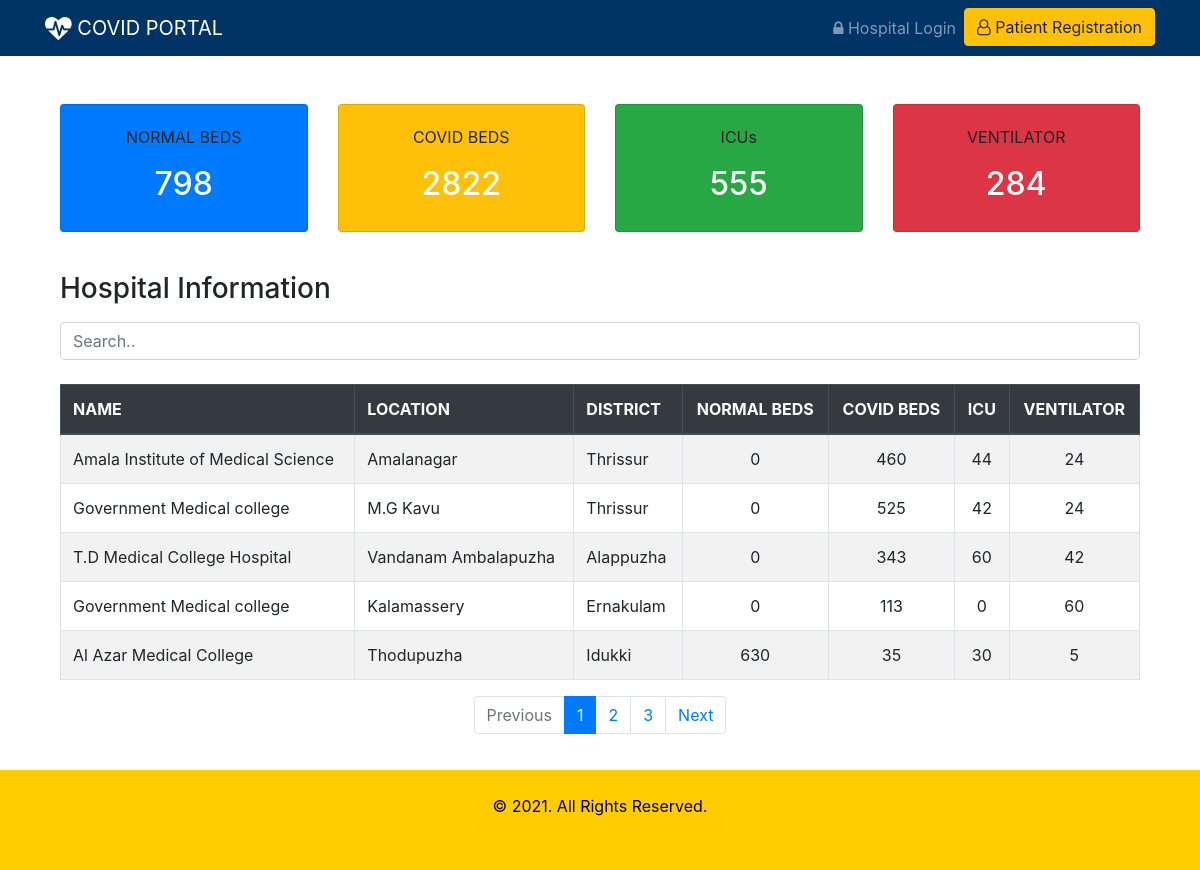
/beds/, run on the app's committed database.
### beds/models.py (models this page shows, shortened)
class Hospital(models.Model):
    sc = (
    ('gov', 'Government'),
    ('prv', 'Private')
    )
    name = models.CharField(max_length=50)
    location = models.CharField(max_length=50)
    district = models.CharField(max_length=2, choices=dt)
    phone = models.CharField(max_length=12)
    sector = models.CharField(max_length=3, choices=sc)
    covid_beds = models.IntegerField()
    normal_beds = models.IntegerField()
    icu_beds = models.IntegerField()
    ventilator = models.IntegerField()
    user = models.OneToOneField(User, on_delete=models.CASCADE)

### beds/views.py (the view)
# urls.py: path('', views.index, name='index'),
def index(request):
    normal_beds = Hospital.objects.aggregate(total=Sum('normal_beds'))
    covid_beds = Hospital.objects.aggregate(total=Sum('covid_beds'))
    icu = Hospital.objects.aggregate(total=Sum('icu_beds'))
    ventilator = Hospital.objects.aggregate(total=Sum('ventilator'))
    page = request.GET.get('page', 1)
    hospital_list = Hospital.objects.all()
    paginator = Paginator(hospital_list, 5)
    try:
        hospitals = paginator.page(page)
    except PageNotAnInteger:
        hospitals = paginator.page(1)
    except EmptyPage:
        hospitals = paginator.page(paginator.num_pages)
    context = {
        'normal_beds': normal_beds,
        'covid_beds': covid_beds,
        'icu': icu,
        'ventilator': ventilator,
        'hospitals': hospitals
    }
    return render(request, 'beds/summary.html', context)

### beds/templates/beds/summary.html (shortened to what this page needs)
{% extends 'beds/index.html' %}
{% block content %}
<div class="container mt-4 pt-4 pb-4">
  <div class="card-deck">
    <div class="card bg-primary">
      <div class="card-body text-center">
        <p class="card-text">NORMAL BEDS</p>
        <h2 class="text-white">{{ normal_beds.total }}</h2>
      </div>
    </div>
    <div class="card bg-warning">
      <div class="card-body text-center">
        <p class="card-text">COVID BEDS</p>
        <h2 class="text-white">{{ covid_beds.total }}</h2>
      </div>
    </div>
    <div class="card bg-success">
      <div class="card-body text-center">
        <p class="card-text">ICUs</p>
        <h2 class="text-white">{{ icu.total }}</h2>
      </div>
    </div>
    <div class="card bg-danger">
      <div class="card-body text-center">
        <p class="card-text">VENTILATOR</p>
        <h2 class="text-white">{{ ventilator.total }}</h2>
      </div>
    </div>
  </div>
</div>
<div class="container mt-3">
  <h3 class="mb-3">Hospital Information</h3>
  <input class="form-control" id="myInput" type="text" placeholder="Search..">
  <br>
  <table class="table table-bordered table-striped table-hover">
    <thead class="thead-dark">
      <tr>
        <th>NAME</th>
        <th>LOCATION</th>
        <th>DISTRICT</th>
        <th class="text-center">NORMAL BEDS</th>
        <th class="text-center">COVID BEDS</th>
        <th class="text-center">ICU</th>
        <th class="text-center">VENTILATOR</th>
      </tr>
    </thead>
    <tbody id="myTable">
      {% for hospital in hospitals %}
        <tr>
          <td>{{ hospital.name }}</td>
          <td>{{ hospital.location}}</td>
          <td>{{ hospital.get_district_display}}</td>
          <td class="text-center">{{ hospital.normal_beds}}</td>
          <td class="text-center">{{ hospital.covid_beds}}</td>
          <td class="text-center">{{ hospital.icu_beds}}</td>
          <td class="text-center">{{ hospital.ventilator}}</td>
        </tr>
      {% endfor %}
    </tbody>
  </table>
  {% if hospitals.has_other_pages %}
  <nav aria-label="Pagination">
    <ul class="pagination justify-content-center">
      {% if hospitals.has_previous %}
        <li class="page-item"><a class="page-link" href="?page={{ hospitals.previous_page_number }}">Previous</a></li>
      {% else %}
        <li class="page-item disabled"><a class="page-link" href="#" tabindex="-1">Previous</a></li>
      {% endif %}
      {% for i in hospitals.paginator.page_range %}
        {% if hospitals.number == i %}
          <li class="page-item active"><a class="page-link" href="#"><span>{{ i }} <span class="sr-only">(current)</span></span></a></li>
        {% else %}
          <li class="page-item"><a class="page-link" href="?page={{ i }}">{{ i }}</a></li>
        {% endif %}
      {% endfor %}
      {% if hospitals.has_next %}
        <li class="page-item"><a class="page-link" href="?page={{ hospitals.next_page_number }}">Next</a></li>
      {% else %}
        <li class="page-item disabled"><a class="page-link" href="#">Next</a></li>
      {% endif %}
    </ul>
  </nav>
  {% endif %}
  <div style="height:120px;"></div>
</div>
{% endblock %}

### beds/templates/beds/index.html (shortened to what this page needs)
{% load static %}
<!DOCTYPE html>
<html lang="en">
<head>
  <link rel="stylesheet" href="https://cdnjs.cloudflare.com/ajax/libs/font-awesome/4.7.0/css/font-awesome.min.css">
  <link rel="stylesheet" href="https://maxcdn.bootstrapcdn.com/bootstrap/4.5.2/css/bootstrap.min.css">
  <link rel="stylesheet" href="{% static 'beds/css/style.css'%}">
</head>
<body>
<nav class="navbar navbar-expand-sm bg-navy navbar-dark">
  <div class="container">
    <a class="navbar-brand" href="#"><i class="fa fa-heartbeat fa-lg"></i> COVID PORTAL</a>
    {% if user.is_authenticated %}
      <ul class="navbar-nav">
        <li class="nav-item">
          <a class="nav-link" href="{% url 'index' %}"><i class="fa fa-home"></i> Home </a>
        </li>
        <li class="nav-item">
          <a class="nav-link" href="{% url 'dashboard' %}"><i class="fa fa-dashboard"></i> Dashboard </a>
        </li>
       <li class="nav-item dropdown">
         <a class="nav-link dropdown-toggle" href="#" id="navbardrop" data-toggle="dropdown">
           <i class="fa fa-user-circle"></i> {{ user.username }}
         </a>
         <div class="dropdown-menu">
           <a class="dropdown-item" href="{% url 'logout' %}">Logut</a>
         </div>
       </li>
      </ul>
    {% else %}
    <ul class="navbar-nav">
      <li class="nav-item">
        <a class="nav-link" href="{% url 'login' %}"><i class="fa fa-lock"></i> Hospital Login</a>
      </li>
      <li class="nav-item">
        <a class="btn btn-warning" href="{% url 'patient_reg' %}"><i class="fa fa-user-o"></i> Patient Registration</a>
      </li>
    </ul>
    {% endif %}
  </div>
</nav>
<div class="container">
  {% block content %}
  {% endblock %}
</div>
<footer class="footer" style="position:fixed; bottom:0; width:100%;">
  <div class="container-fluid p-4" >
    <p class="text-center"> &copy; 2021. All Rights Reserved.</p>
  </div>
</footer>
</body>
</html>

### beds/static/beds/css/style.css (style rules this page uses)
.bg-navy { background-color: #003366; color: white; }
.footer { background-color: #ffcc00; color: black; height: 100px; }

### data on the page
Hospital: name "Amala Institute of Medical Science", location "Amalanagar", district "Thrissur", normal_beds "0", covid_beds "460", icu_beds "44", ventilator "24"
Hospital: name "Government Medical college", location "M.G Kavu", district "Thrissur", normal_beds "0", covid_beds "525", icu_beds "42", ventilator "24"
Hospital: name "T.D Medical College Hospital", location "Vandanam Ambalapuzha", district "Alappuzha", normal_beds "0", covid_beds "343", icu_beds "60", ventilator "42"
Hospital: name "Government Medical college", location "Kalamassery", district "Ernakulam", normal_beds "0", covid_beds "113", icu_beds "0", ventilator "60"
Hospital: name "Al Azar Medical College", location "Thodupuzha", district "Idukki", normal_beds "630", covid_beds "35", icu_beds "30", ventilator "5"

### other printed values
{{ normal_beds.total }} "798"
{{ covid_beds.total }} "2822"
{{ icu.total }} "555"
{{ ventilator.total }} "284"
{{ i }} "1"
{{ i }} "2" "3"
